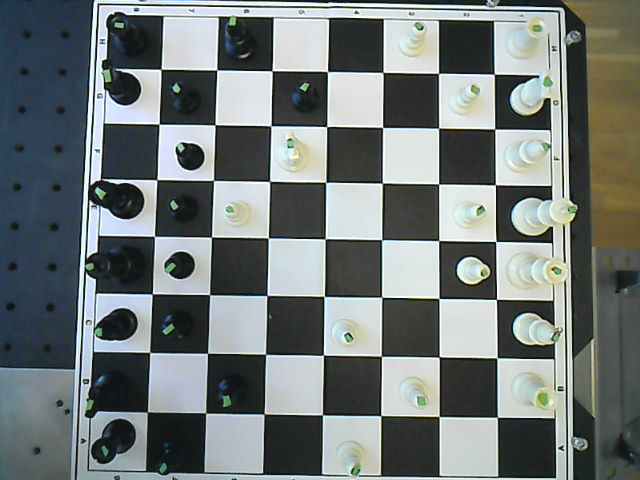
#> input picture img1.png, 640 x 480 px
$ python test.py
#> lines starting #> are read from the running program, lines starting #| are printed output that depends on the picture; after the words box and inside, x2 and y2 are one past the last pixel; in counts of white or black regions, pixels touching at a corner belong together
import cv2
import numpy as np


img1 = cv2.imread('img1.png')
#> img1 is the input picture: shape (480, 640, 3); mean B, G, R 119.8, 120.6, 113.6
img2 = cv2.imread('img2.png')
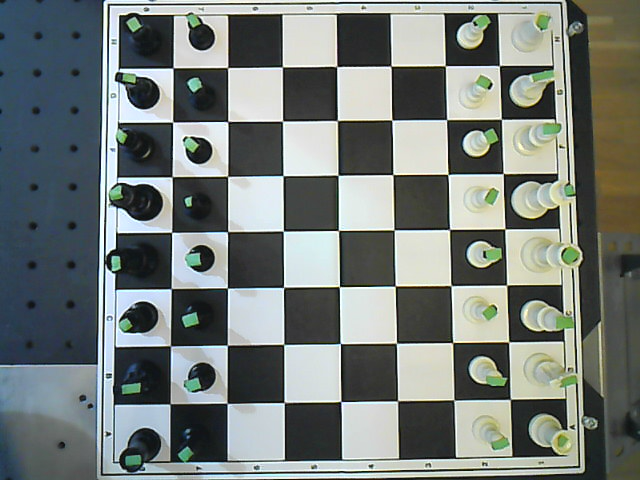
#> input picture img2.png, 640 x 480 px
#> img2 is the input picture: shape (480, 640, 3); mean B, G, R 120.2, 123.7, 116.8

def find_green_areas(img):
    hsv = cv2.cvtColor(img, cv2.COLOR_BGR2HSV)
#> hsv: shape (480, 640, 3); mean H, S, V 77.2, 42.1, 125

    lower_green = np.array([50, 0, 50])
    upper_green = np.array([100, 255, 100])
    mask = cv2.inRange(img, lower_green, upper_green)
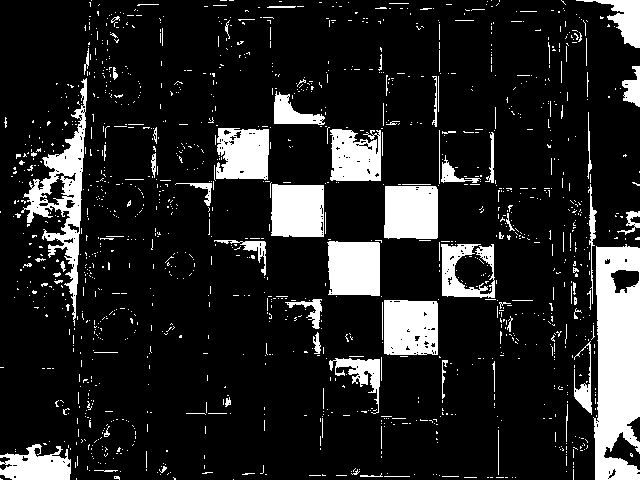
#> mask: shape (480, 640); 14.4% white; 1361 white regions (1274 under 20 px), largest, box (x1, y1, x2, y2) and area: (593, 244, 640, 480) 8849, (21, 78, 87, 326) 3945, (384, 300, 438, 355) 2815
    res = cv2.bitwise_and(img, img, mask=mask)
    return res


green1 = find_green_areas(img1)
green2 = find_green_areas(img2)
#> in find_green_areas (call 2), `hsv = cv2.cvtColor(img, cv2.COLOR_BGR2HSV)`: hsv: shape (480, 640, 3); mean H, S, V 68.8, 44.9, 128.3
#> in find_green_areas (call 2), `mask = cv2.inRange(img, lower_green, upper_green)`:
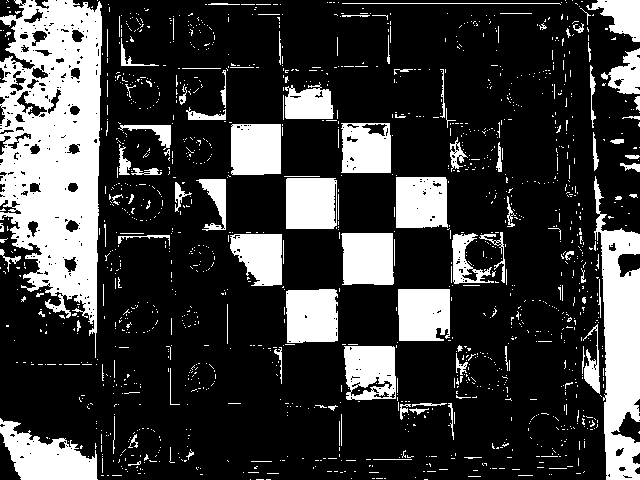
#> mask: shape (480, 640); 23.7% white; 1430 white regions (1319 under 20 px), largest, box (x1, y1, x2, y2) and area: (0, 0, 102, 358) 23654, (594, 176, 640, 480) 8173, (0, 418, 98, 480) 3358
#> in find_green_areas (call 2), `res = cv2.bitwise_and(img, img, mask=mask)`:
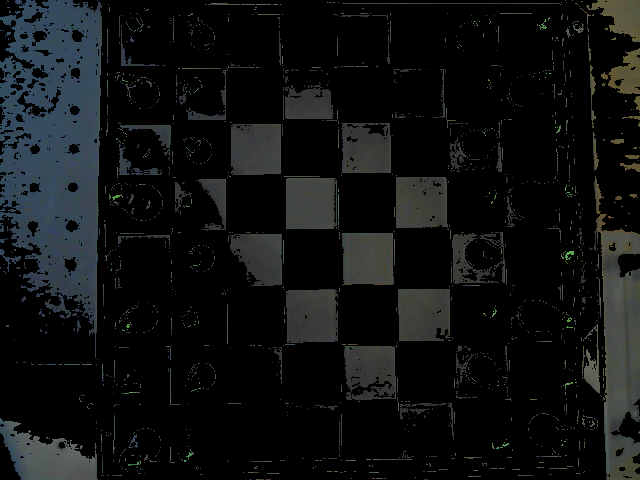
#> res: shape (480, 640, 3); mean B, G, R 17.3, 16.9, 15

cv2.imshow("a", green1)


def get_contours(img):
    gray = cv2.cvtColor(img, cv2.COLOR_BGR2GRAY)
    thresh = cv2.threshold(gray, 100, 200, cv2.THRESH_BINARY_INV + cv2.THRESH_OTSU)[1]
#> thresh: shape (480, 640); values 0 (black) and 200 (white), 85.6% white; 1361 black regions (1274 under 20 px)
    cv2.imshow("thresh", thresh)
    contours, __ = cv2.findContours(thresh, cv2.RETR_TREE, cv2.CHAIN_APPROX_SIMPLE)
#> contours = 1810 contours, 1624 with area under 20; largest, box (x1, y1, x2, y2) and area: (0, 0, 640, 480) 292092, (23, 77, 88, 321) 4970, (383, 299, 439, 356) 3034, (383, 185, 439, 240) 2894, (326, 240, 381, 297) 2836
    return contours


def get_valid_contours(contours):
    valid_contours = []
    for c in contours:
        area = cv2.contourArea(c)
        if area > 8 and 100 > area:
            valid_contours.append(c)
    return valid_contours

c1 = get_contours(green1)
#> c1 has the same summary as contours in get_contours
c2 = get_contours(green2)
#> in get_contours (call 2), `gray = cv2.cvtColor(img, cv2.COLOR_BGR2GRAY)`:
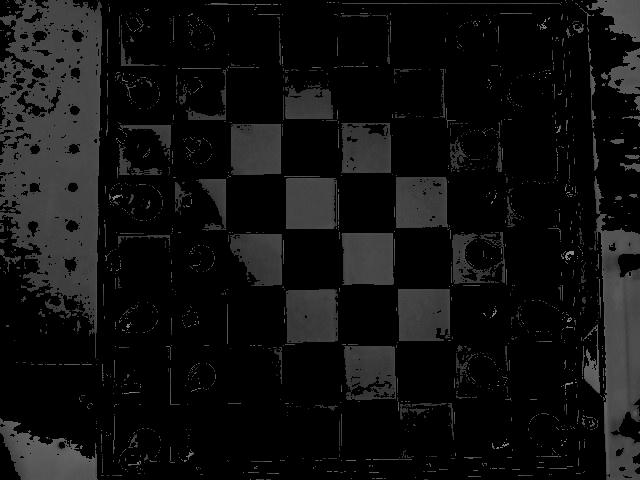
#> gray: shape (480, 640); min 0, max 146, mean 16.4
#> in get_contours (call 2), `thresh = cv2.threshold(gray, 100, 200, cv2.THRESH_BINARY_INV + cv2.THR..`: thresh: shape (480, 640); values 0 (black) and 200 (white), 76.3% white; 1430 black regions (1319 under 20 px)
#> in get_contours (call 2), `contours, __ = cv2.findContours(thresh, cv2.RETR_TREE, cv2.CHAIN_APPRO..`: contours = 2061 contours, 1830 with area under 20; largest, box (x1, y1, x2, y2) and area: (0, 0, 640, 480) 262552, (285, 288, 339, 344) 2774, (397, 288, 451, 342) 2709, (340, 232, 395, 286) 2698, (285, 177, 338, 230) 2688
#> c2 has the same summary as contours in get_contours

c1 = get_valid_contours(c1)
#> the loop in get_valid_contours, `for c in contours:` made 1810 passes
#> area on passes 11, 14, 18: 47.5, 550.5, 128.5
#> after the loop in get_valid_contours, `for c in contours:`: valid_contours = 393 contours, 236 with area under 20; largest, box (x1, y1, x2, y2) and area: (497, 429, 500, 476) 90, (213, 239, 241, 245) 90, (266, 5, 297, 9) 84, (565, 403, 569, 443) 81, (381, 301, 384, 341) 76
#> c1 has the same summary as valid_contours in get_valid_contours
c2 = get_valid_contours(c2)
#> the loop in get_valid_contours (call 2), `for c in contours:` made 2061 passes
#> area on passes 8, 10, 14: 43, 28.5, 24
#> after the loop in get_valid_contours (call 2), `for c in contours:`: valid_contours = 385 contours, 200 with area under 20; largest, box (x1, y1, x2, y2) and area: (32, 65, 48, 79) 98, (479, 233, 497, 245) 98, (64, 257, 77, 272) 97, (0, 200, 21, 214) 96, (169, 367, 181, 406) 92
#> c2 has the same summary as valid_contours in get_valid_contours

cv2.drawContours(green1, c1, -1, (0, 255, 0), 1)
#> green1: shape (480, 640, 3); mean B, G, R 9.8, 16.9, 9.5
cv2.drawContours(green2, c2, -1, (0, 255, 0), 1)
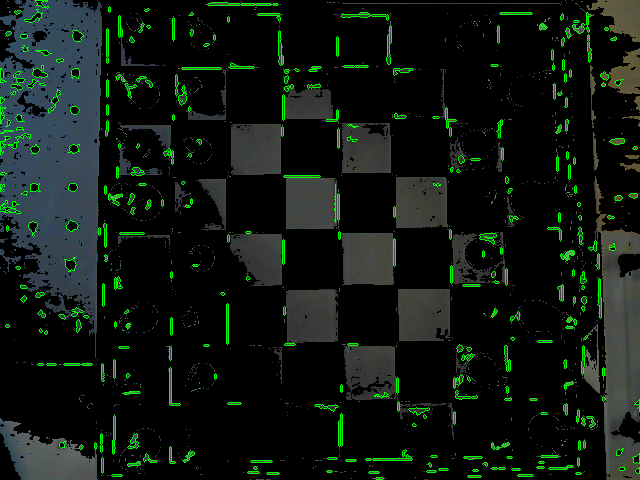
#> green2: shape (480, 640, 3); 2.91% of pixels changed, all inside (x1, y1, x2, y2) = (0, 0, 640, 480)

cv2.imshow("a", green1)
cv2.imshow("b", green2)

c1_coords = []
c2_coords = []
for c in c1:
    coord = cv2.boundingRect(c)
    c1_coords.append((coord[0], coord[1]))
#> this loop made 393 passes
#> coord on passes 1 to 3: (0, 475, 12, 5), (608, 469, 8, 10), (0, 457, 12, 13)
#> after the loop, c1_coords = 393 pairs, first value 0 to 630, second value 1 to 476

for c in c2:
    coord = cv2.boundingRect(c)
    c2_coords.append((coord[0], coord[1]))
#> this loop made 385 passes
#> coord on passes 1 to 3: (635, 467, 5, 7), (619, 467, 7, 4), (632, 453, 8, 11)
#> after the loop, c2_coords = 385 pairs, first value 0 to 635, second value 0 to 477


i = 0
final_coords = []
for i in range(len(c1_coords)):
    found_close = False
    for j in range(len(c2_coords)):
        dist_x = abs(c1_coords[i][0] - c2_coords[j][0])
        dist_y = abs(c1_coords[i][1] - c2_coords[j][1])

        if dist_x < 4.0 and dist_y < 4.0:
            found_close = True
            i += 1

            cv2.circle(green1, c1_coords[i-1], 3, (0, 0, 255), -1)

    if not found_close:
        final_coords.append(c1_coords[i])
        cv2.circle(green1, c1_coords[i], 3, (255, 0, 0), -1)
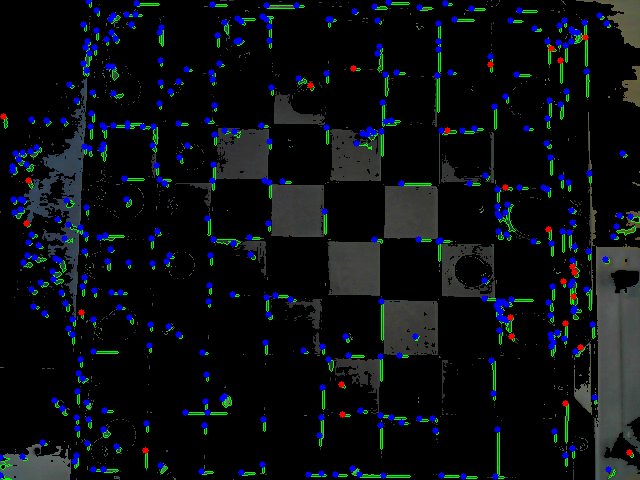
#> green1: shape (480, 640, 3); mean B, G, R 18, 14.5, 9.7
#> after the loop, final_coords = 367 pairs, first value 0 to 630, second value 1 to 476


cv2.imshow("bdw", green1)

cv2.waitKey(0)
cv2.destroyAllWindows()
